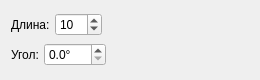
<?xml version="1.0" encoding="UTF-8"?>
<ui version="4.0">
 <class>MotionBlurFilterWidget</class>
 <widget class="QWidget" name="MotionBlurFilterWidget">
  <property name="geometry">
   <rect>
    <x>0</x>
    <y>0</y>
    <width>260</width>
    <height>80</height>
   </rect>
  </property>
  <property name="minimumSize">
   <size>
    <width>0</width>
    <height>80</height>
   </size>
  </property>
  <layout class="QVBoxLayout" name="verticalLayout">
   <property name="spacing">
    <number>5</number>
   </property>
   <item>
    <layout class="QHBoxLayout" name="lengthLayout">
     <item>
      <widget class="QLabel" name="lengthLabel">
       <property name="text">
        <string>Длина:</string>
       </property>
      </widget>
     </item>
     <item>
      <widget class="QSpinBox" name="lengthSpinBox">
       <property name="minimum">
        <number>1</number>
       </property>
       <property name="maximum">
        <number>100</number>
       </property>
       <property name="value">
        <number>10</number>
       </property>
      </widget>
     </item>
     <item>
      <spacer name="horizontalSpacer">
       <property name="orientation">
        <enum>Qt::Horizontal</enum>
       </property>
       <property name="sizeHint" stdset="0">
        <size>
         <width>40</width>
         <height>20</height>
        </size>
       </property>
      </spacer>
     </item>
    </layout>
   </item>
   <item>
    <layout class="QHBoxLayout" name="angleLayout">
     <item>
      <widget class="QLabel" name="angleLabel">
       <property name="text">
        <string>Угол:</string>
       </property>
      </widget>
     </item>
     <item>
      <widget class="QDoubleSpinBox" name="angleSpinBox">
       <property name="suffix">
        <string>°</string>
       </property>
       <property name="decimals">
        <number>1</number>
       </property>
       <property name="minimum">
        <double>0.000000000000000</double>
       </property>
       <property name="maximum">
        <double>360.000000000000000</double>
       </property>
       <property name="singleStep">
        <double>1.000000000000000</double>
       </property>
       <property name="value">
        <double>0.000000000000000</double>
       </property>
      </widget>
     </item>
     <item>
      <spacer name="horizontalSpacer_2">
       <property name="orientation">
        <enum>Qt::Horizontal</enum>
       </property>
       <property name="sizeHint" stdset="0">
        <size>
         <width>40</width>
         <height>20</height>
        </size>
       </property>
      </spacer>
     </item>
    </layout>
   </item>
  </layout>
 </widget>
 <resources/>
 <connections/>
</ui>
